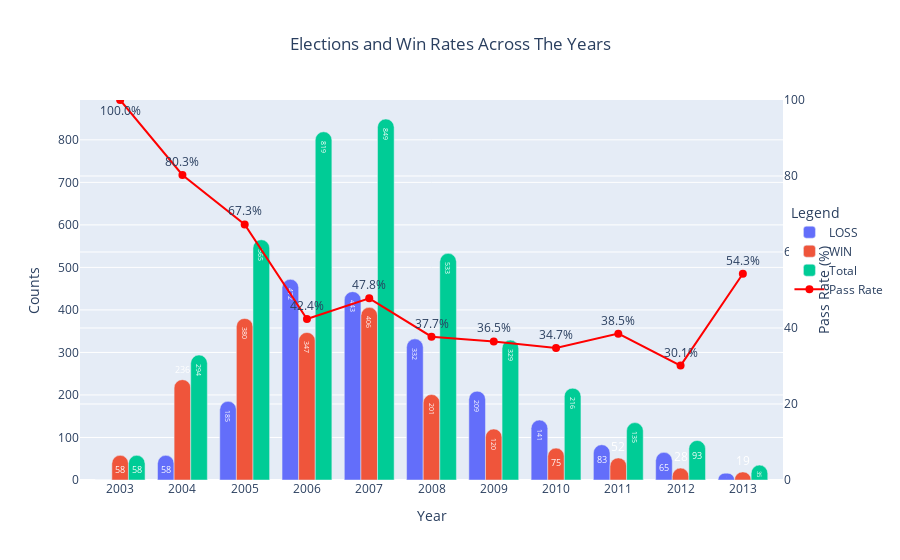

The notebook cell saved with this chart:
### Markdown cell above
## Graph 2: Election Statistics over time

### Code cell
df_g = passrate_by_year.drop(['WIN_PERC','LOSS_PERC'],axis =1)
df_g['TOTAL'] = df_g.sum(axis=1)
df_g = df_g.reset_index()

df_g2 = passrate_by_year.drop(['WIN','LOSS'],axis =1).reset_index().rename(columns={'index':'type'})

fig = go.Figure(
    data=[
        go.Bar(x=df_g.YEA, y=df_g.LOSS, name="LOSS", text=df_g.LOSS, textposition='inside'),
        go.Bar(x=df_g.YEA, y=df_g.WIN, name="WIN", text=df_g.WIN, textposition=['inside','outside']),
        go.Bar(x=df_g.YEA, y=df_g.TOTAL, name="Total", text=df_g.TOTAL, textposition='inside'),
    ],
    layout=dict(
        barcornerradius=15,
    ),
)

fig.update_traces(
    textfont=dict(color="white"),  # Set text color to white
    selector=dict(type="bar")  # Apply only to bar traces
)

# Overlay line graph for Pass Rate, centered on "Wins" bars
fig.add_trace(
    go.Scatter(
        x=df_g.YEA,  # Use the same x values as the "Wins" bar
        y=[pr * 100 for pr in df_g2["WIN_PERC"]],  # Convert pass rate to percentage
        mode="lines+markers+text",  # Line graph with markers and text
        name="Pass Rate",
        text=[f"{pr*100:.1f}%" for pr in df_g2["WIN_PERC"]],  # Add pass rate as percentage text
        textposition=['bottom center',"top center","top center","top center","top center","top center","top center","top center","top center","top center","top center"],
        line=dict(color="red", width=2),
        marker=dict(color="red", size=8),
        yaxis="y2",  # Associate this trace with the secondary y-axis
    )
)

# Update layout to add secondary y-axis
fig.update_layout(
    title=dict(
        text="Elections and Win Rates Across The Years",  # Chart title
        x=0.5,  # Center the title
        xanchor="center",  # Anchor the title at the center
    ),
    xaxis=dict(
        title="Year",
        tickvals=df_g.YEA,
        
    ),
    yaxis=dict(title="Counts", side="left"),
    yaxis2=dict(
        title="Pass Rate (%)",
        overlaying="y",
        side="right",
        range=[0, 100],
        tickformat=".0f%",
    ),
    barmode="group",
    legend=dict(
        title="Legend",
        x=1.15,
        y=0.6,
        xanchor="right",
        yanchor="middle",
    ),
)


pio.write_html(fig, file="Plots/Evolution_of_Pass_Rates_and_votes.html", auto_open=False)

fig.show()

### Figure 1 — Plotly figure (JSON) as saved in the notebook; plotly's stock layout.template omitted (floating-point values rounded to 4 significant figures)
{"data": [{"name": "LOSS", "text": [0, 58, 185, 472, 443, 332, 209, 141, 83, 65, 16], "textfont": {"color": "white"}, "textposition": "inside", "type": "bar", "x": [2003, 2004, 2005, 2006, 2007, 2008, 2009, 2010, 2011, 2012, 2013], "y": [0, 58, 185, 472, 443, 332, 209, 141, 83, 65, 16]}, {"name": "WIN", "text": [58, 236, 380, 347, 406, 201, 120, 75, 52, 28, 19], "textfont": {"color": "white"}, "textposition": ["inside", "outside"], "type": "bar", "x": [2003, 2004, 2005, 2006, 2007, 2008, 2009, 2010, 2011, 2012, 2013], "y": [58, 236, 380, 347, 406, 201, 120, 75, 52, 28, 19]}, {"name": "Total", "text": [58, 294, 565, 819, 849, 533, 329, 216, 135, 93, 35], "textfont": {"color": "white"}, "textposition": "inside", "type": "bar", "x": [2003, 2004, 2005, 2006, 2007, 2008, 2009, 2010, 2011, 2012, 2013], "y": [58, 294, 565, 819, 849, 533, 329, 216, 135, 93, 35]}, {"line": {"color": "red", "width": 2}, "marker": {"color": "red", "size": 8}, "mode": "lines+markers+text", "name": "Pass Rate", "text": ["100.0%", "80.3%", "67.3%", "42.4%", "47.8%", "37.7%", "36.5%", "34.7%", "38.5%", "30.1%", "54.3%"], "textposition": ["bottom center", "top center", "top center", "top center", "top center", "top center", "top center", "top center", "top center", "top center", "top center"], "type": "scatter", "x": [2003, 2004, 2005, 2006, 2007, 2008, 2009, 2010, 2011, 2012, 2013], "y": [100, 80.27, 67.26, 42.37, 47.82, 37.71, 36.47, 34.72, 38.52, 30.11, 54.29], "yaxis": "y2"}], "layout": {"barcornerradius": 15, "barmode": "group", "legend": {"title": {"text": "Legend"}, "x": 1.15, "xanchor": "right", "y": 0.6, "yanchor": "middle"}, "title": {"text": "Elections and Win Rates Across The Years", "x": 0.5, "xanchor": "center"}, "xaxis": {"tickvals": [2003, 2004, 2005, 2006, 2007, 2008, 2009, 2010, 2011, 2012, 2013], "title": {"text": "Year"}}, "yaxis": {"side": "left", "title": {"text": "Counts"}}, "yaxis2": {"overlaying": "y", "range": [0, 100], "side": "right", "tickformat": ".0f%", "title": {"text": "Pass Rate (%)"}}}}
